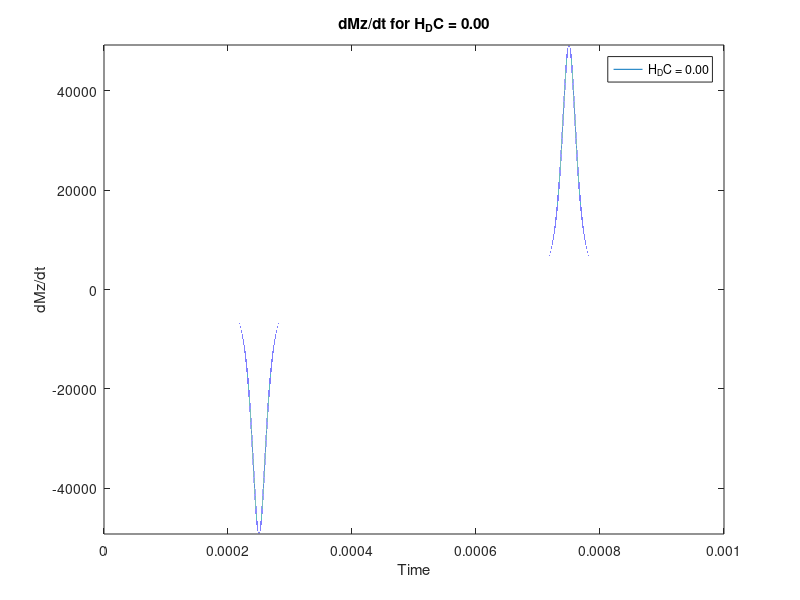
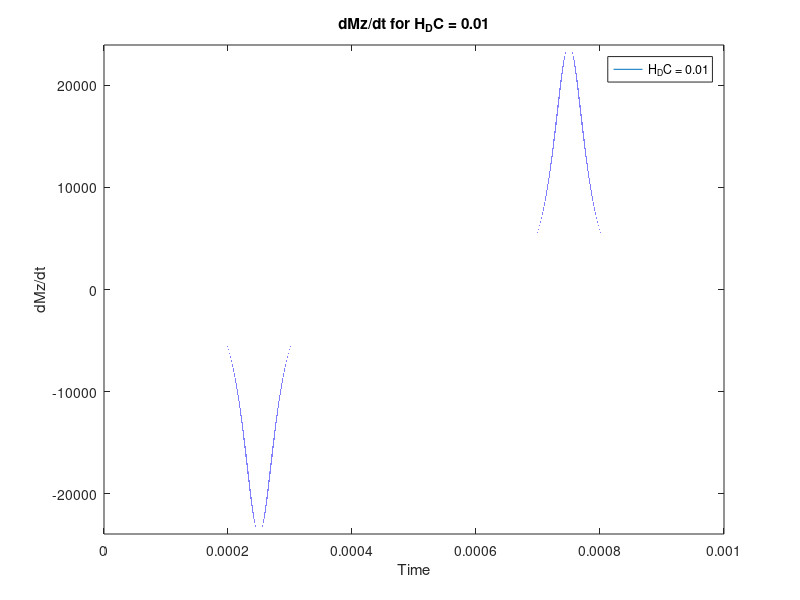
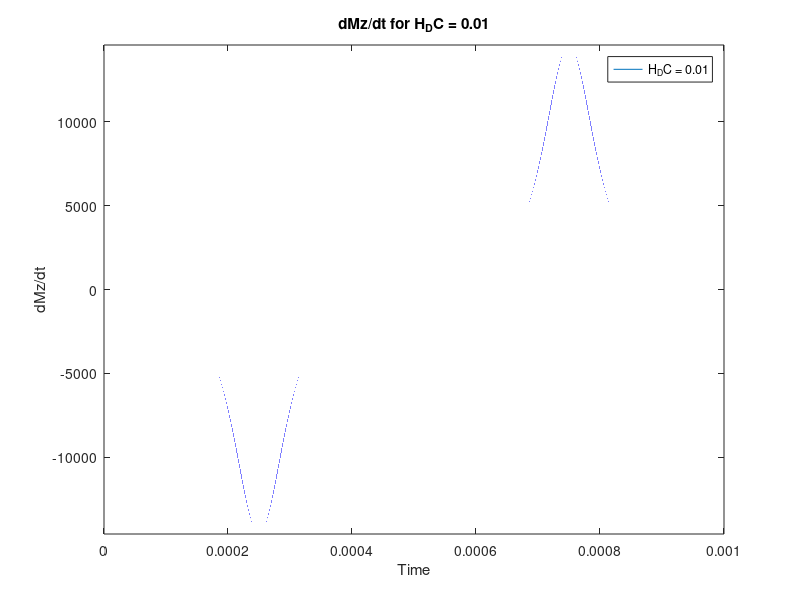
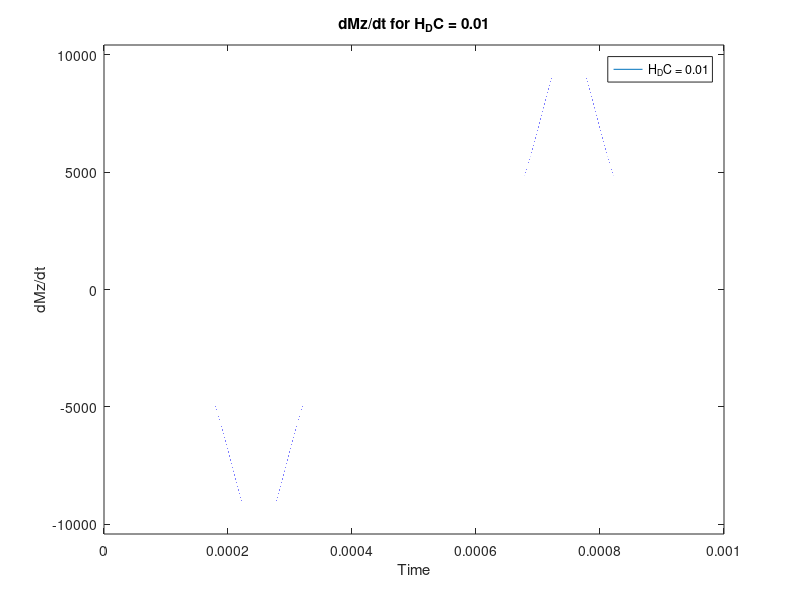

Here is the MATLAB script that generated these plots, in order: (Note: this script raises an error after producing the figures.)
%% Parameters
t = linspace(0, 1/1000, 1000000); % Time vector
f_drive = 1000; % Driving frequency in Hz
w_drive = 2 * pi * f_drive; % Angular frequency
Hd = 25e-3; % 25 mT amplitude
beta = 1000; % DC field in mT
cm = 1; % Concentration * magnetic moment
H_AC = Hd * cos(w_drive .* t); % Pure AC field without DC offset

% Define the range of beta values
H_DCs = linspace(10^(-3), 40 * 10^(-3), 10);
num_DC = length(H_DCs);

% Create a folder to store images
if ~exist('temp_images', 'dir')
    mkdir('temp_images');
end

% Loop over beta values and create plots
for i = 1:num_DC
    H_DC = H_DCs(i);
    H = H_AC + H_DC;
    H_mag = sqrt(H_DC^2 + H_AC.^2); % Magnitude of the field
    beta_H_mag = beta .* H_mag; % Used in Langevin function
    
    % Magnetization M(t)
    M_mag = cm * coth(beta_H_mag) - 1 ./ beta_H_mag; 
    
    % Analytical solution for dMz/dt
    
    Hz_unit = H_AC ./ H_mag; % z-component of the unit vector of the field
    dH_magdt = (-Hd.^2 .* w_drive .* cos(w_drive .*t) .* sin(w_drive .*t))./H_mag; %the time differential of the magnetic field's magnitude
    dHzdt = -Hd .* w_drive .* sin(w_drive .*t); %the time differential of the z component of the field (d(H_AC)/dt)

    dHz_unit_dt = (dHzdt .* H_mag - dH_magdt .* H_AC) ./ (H_mag .^2); %unit vector of H in z direction

    Mz = cm .* (coth(beta_H_mag) - 1 ./ beta_H_mag) .* Hz_unit;
    dM_mag_dt = cm .* (-csch(beta .* sqrt(H_DC^2 + H_AC.^2)).^2 + 1 ./ (beta.^2 .* (H_DC^2 + H_AC.^2))) ...
        .* (-beta .* Hd.^2 .* w_drive .* sin(w_drive .* t) .* cos(w_drive .* t) ./ sqrt(H_DC^2 + H_AC.^2));
    dMzdt_calc = dM_mag_dt .* Hz_unit + dHz_unit_dt .* M_mag;
    
    % Plot dMz/dt
    fig = figure('Visible', 'off');
    plot(t, dMzdt_calc, 'DisplayName', sprintf('H_DC = %.2f', H_DC));
    title(sprintf('dMz/dt for H_DC = %.2f', H_DC));
    xlabel('Time');
    ylabel('dMz/dt');
    legend;
    xlim([0, max(t)]); % Adjust x-axis limits as needed
    ylim([-max(dMzdt_calc), max(dMzdt_calc)]); % Adjust y-axis limits as needed
    
    % Save plot as image
    filename = sprintf('temp_images/dMzdt_Beta_%.2f.png', H_DC);
    saveas(fig, filename);
    close(fig);
end

%% Create GIF
gif_filename = 'dMzdt_evolution.gif';

for i = 1:num_DC
    H_DC = H_DCs(i);
    filename = sprintf('temp_images/dMzdt_Beta_%.2f.png', H_DC);
    
    % Read image
    img = imread(filename);
    
    % Convert image to grayscale if necessary
    if size(img, 3) == 3 % RGB image
        img = rgb2gray(img); % Convert RGB to grayscale
    end
    
    % Write to GIF
    if i == 1
        imwrite(img, gif_filename, 'gif', 'LoopCount', inf, 'DelayTime', 0.1);
    else
        imwrite(img, gif_filename, 'gif', 'WriteMode', 'append', 'DelayTime', 0.1);
    end
end

% Clean up
rmdir('temp_images', 's');
